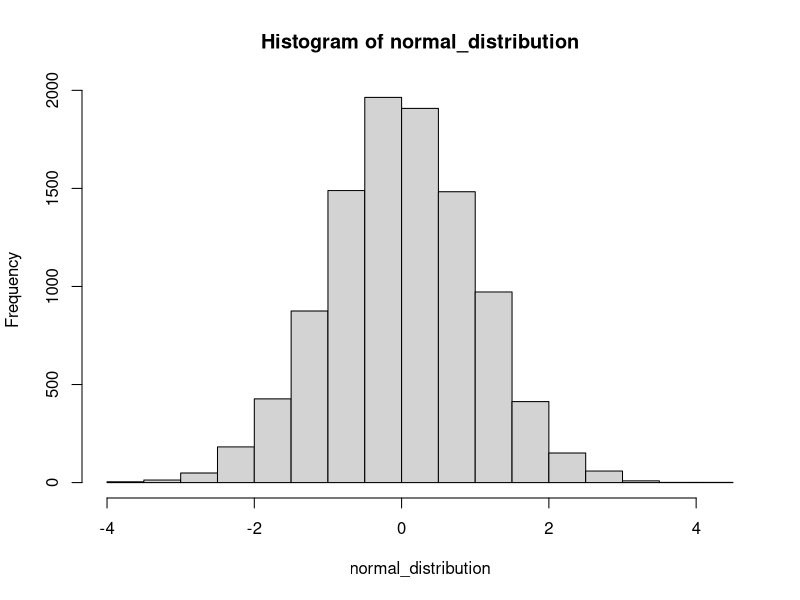
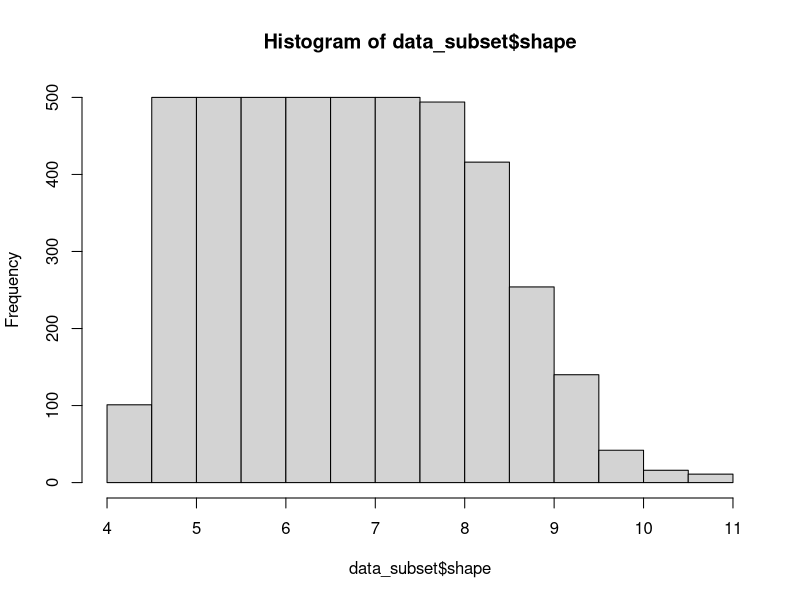

The R source for these figures, in order:

### what is the range of gamma distributions that would be necessary for p != 0.05?

#first, simulate normal
normal_distribution <- rnorm(10000)
hist(normal_distribution)

empirical_0.05 <- quantile(normal_distribution, .95)


data = data.frame()
for(i in seq(2,11, by =0.001)){
  print(i)

    gamma_distribution <- rgamma(10000, i)
  
    gamma_p_value_pos = sum(gamma_distribution>=empirical_0.05 )/length(gamma_distribution)
    gamma_p_value_neg = sum(gamma_distribution<=empirical_0.05 )/length(gamma_distribution)
    
    newd <- data.frame(shape = i,
                       gamma_p_value_pos =gamma_p_value_pos,
                       gamma_p_value_neg=gamma_p_value_neg)
    data = rbind(newd, data)
}

data_subset = data[(data$gamma_p_value_pos<=0.05 | data$gamma_p_value_neg<=0.05) &
       (data$gamma_p_value_pos !=1 &data$gamma_p_value_pos !=0)&
       (data$gamma_p_value_neg !=1 &data$gamma_p_value_neg !=0 ),]

hist(data_subset$shape,20)
